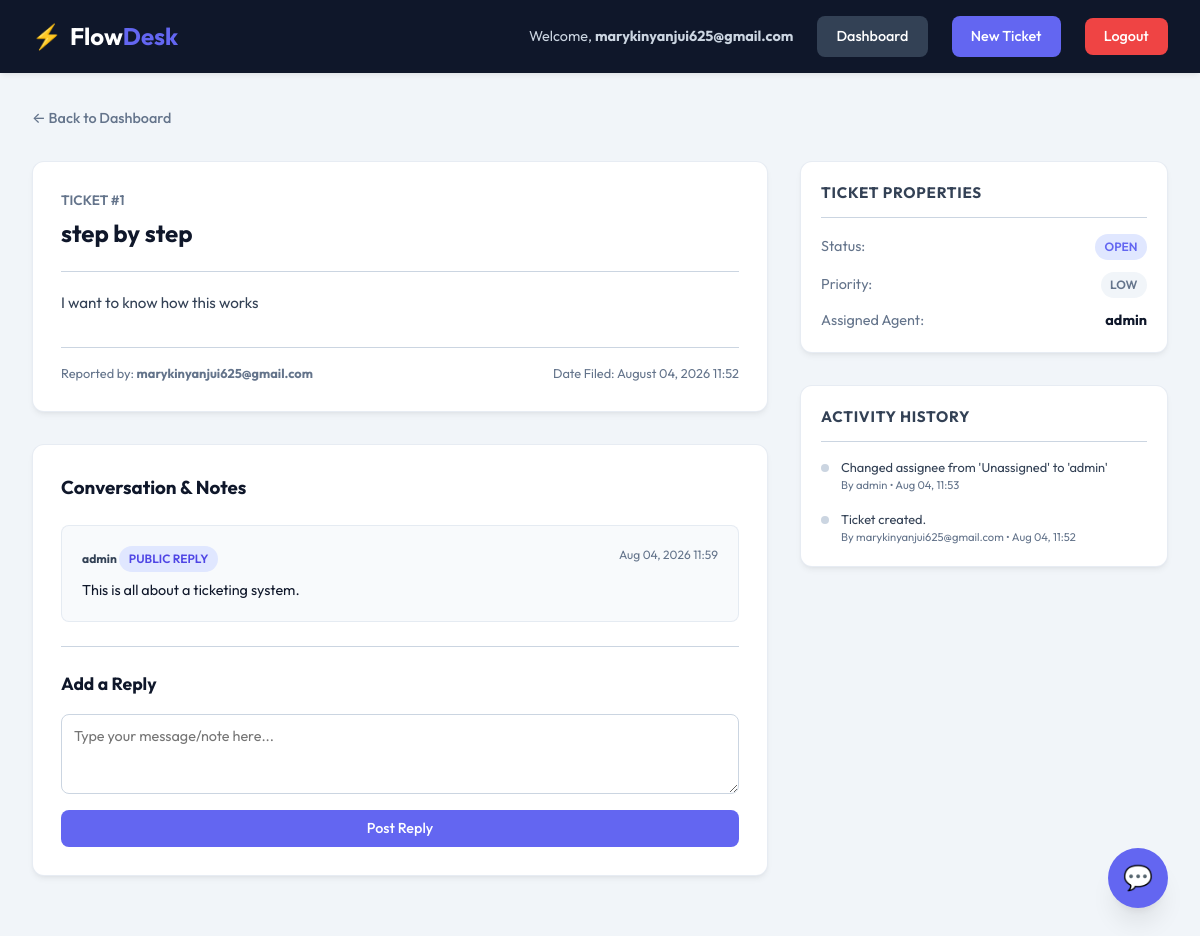
Page /ticket/1/ (signed in) on the committed database.
### tickets/models.py (models this page shows, shortened)
class Ticket(models.Model):
    STATUS_CHOICES = [
        ('open', 'Open'),
        ('pending', 'Pending'),
        ('on_hold', 'On Hold'),
        ('solved', 'Solved'),
    ]
    PRIORITY_CHOICES = [
        ('low', 'Low'),
        ('medium', 'Medium'),
        ('high', 'High'),
        ('urgent', 'Urgent'),
    ]
    title = models.CharField(max_length=200)
    description = models.TextField()
    status = models.CharField(max_length=20, choices=STATUS_CHOICES, default='open')
    priority = models.CharField(max_length=20, choices=PRIORITY_CHOICES, default='medium')
    created_by = models.ForeignKey(User, on_delete=models.CASCADE, related_name='created_tickets')
    assigned_to = models.ForeignKey(User, on_delete=models.SET_NULL, null=True, blank=True, related_name='assigned_tickets')
    created_at = models.DateTimeField(auto_now_add=True)
    updated_at = models.DateTimeField(auto_now=True)
    class Meta:
        ordering = ['-created_at']

class TicketNote(models.Model):
    ticket = models.ForeignKey(Ticket, on_delete=models.CASCADE, related_name='notes')
    author = models.ForeignKey(User, on_delete=models.CASCADE)
    content = models.TextField()
    is_internal = models.BooleanField(default=False)
    created_at = models.DateTimeField(auto_now_add=True)
    class Meta:
        ordering = ['created_at']

class TicketHistory(models.Model):
    ticket = models.ForeignKey(Ticket, on_delete=models.CASCADE, related_name='history')
    changed_by = models.ForeignKey(User, on_delete=models.SET_NULL, null=True)
    change_summary = models.TextField()
    created_at = models.DateTimeField(auto_now_add=True)
    class Meta:
        ordering = ['-created_at']

### tickets/views.py (the view, shortened to what this page needs)
# urls.py: path('ticket/<int:pk>/', views.ticket_detail, name='ticket_detail'),
@login_required
def ticket_detail(request, pk):
    if request.user.is_staff:
        ticket = get_object_or_404(Ticket, pk=pk)
        notes = ticket.notes.all()
    else:
        ticket = get_object_or_404(Ticket, pk=pk, created_by=request.user)
        notes = ticket.notes.filter(is_internal=False)
    history = ticket.history.all()
    note_form = TicketNoteForm()
    update_form = TicketUpdateForm(instance=ticket) if request.user.is_staff else None
    context = {
        'ticket': ticket,
        'notes': notes,
        'history': history,
        'note_form': note_form,
        'update_form': update_form,
    }
    return render(request, 'tickets/ticket_detail.html', context)

### tickets/forms.py
class TicketNoteForm(forms.ModelForm):
    class Meta:
        model = TicketNote
        fields = ['content', 'is_internal']
        widgets = {
            'content': forms.Textarea(attrs={'placeholder': 'Type your message/note here...', 'rows': 3, 'class': 'form-control'}),
            'is_internal': forms.CheckboxInput(attrs={'class': 'form-check-input'}),
        }

### templates/tickets/ticket_detail.html (shortened to what this page needs)
{% extends 'base.html' %}
{% block content %}
<div class="ticket-detail-container">
    <div class="back-link-container">
        <a href="{% url 'dashboard' %}" class="back-link">&larr; Back to Dashboard</a>
    </div>
    <div class="ticket-grid">
        <div class="main-column">
            <div class="detail-card ticket-info-card">
                <div class="ticket-info-header">
                    <span class="detail-ticket-id">Ticket #{{ ticket.id }}</span>
                    <h2 class="detail-ticket-title">{{ ticket.title }}</h2>
                </div>
                <div class="ticket-info-body">
                    <p class="description-text">{{ ticket.description|linebreaksbr }}</p>
                </div>
                <div class="ticket-info-footer">
                    <span>Reported by: <strong>{{ ticket.created_by.username }}</strong></span>
                    <span>Date Filed: {{ ticket.created_at|date:"F d, Y H:i" }}</span>
                </div>
            </div>
            <div class="detail-card discussion-card">
                <h3>Conversation & Notes</h3>
                <div class="notes-list">
                    {% if notes %}
                        {% for note in notes %}
                            <div class="note-item {% if note.is_internal %}note-internal{% else %}note-public{% endif %}">
                                <div class="note-header">
                                    <div class="note-meta">
                                        <span class="note-author">{{ note.author.username }}</span>
                                        {% if note.is_internal %}
                                            <span class="badge badge-internal">Internal Note</span>
                                        {% else %}
                                            <span class="badge badge-public">Public Reply</span>
                                        {% endif %}
                                    </div>
                                    <span class="note-date">{{ note.created_at|date:"M d, Y H:i" }}</span>
                                </div>
                                <div class="note-body">
                                    <p>{{ note.content|linebreaksbr }}</p>
                                </div>
                            </div>
                        {% endfor %}
                    {% else %}
                        <p class="no-notes">No replies or internal notes on this ticket yet.</p>
                    {% endif %}
                </div>
                <div class="add-note-container">
                    <h4>Add a Reply</h4>
                    <form method="post" class="note-form">
                        <div class="form-group">
                            {{ note_form.content }}
                        </div>
                        <button type="submit" name="submit_note" class="btn btn-primary">Post Reply</button>
                    </form>
                </div>
            </div>
        </div>
        <div class="sidebar-column">
            <div class="detail-card sidebar-card metadata-card">
                <h3>Ticket Properties</h3>
                <div class="metadata-rows">
                    <div class="metadata-row">
                        <span class="label">Status:</span>
                        <span class="value">
                            <span class="badge status-badge status-{{ ticket.status }}">
                                {{ ticket.get_status_display }}
                            </span>
                        </span>
                    </div>
                    <div class="metadata-row">
                        <span class="label">Priority:</span>
                        <span class="value">
                            <span class="badge priority-badge priority-{{ ticket.priority }}">
                                {{ ticket.get_priority_display }}
                            </span>
                        </span>
                    </div>
                    <div class="metadata-row">
                        <span class="label">Assigned Agent:</span>
                        <span class="value">
                            {% if ticket.assigned_to %}
                                <strong>{{ ticket.assigned_to.username }}</strong>
                            {% else %}
                                <span class="unassigned">Unassigned</span>
                            {% endif %}
                        </span>
                    </div>
                </div>
            </div>
            <div class="detail-card sidebar-card history-card">
                <h3>Activity History</h3>
                <div class="history-timeline">
                    {% if history %}
                        {% for event in history %}
                            <div class="history-item">
                                <span class="history-dot"></span>
                                <div class="history-content">
                                    <p class="history-desc">{{ event.change_summary }}</p>
                                    <span class="history-meta">By {{ event.changed_by.username|default:"System" }} &bull; {{ event.created_at|date:"M d, H:i" }}</span>
                                </div>
                            </div>
                        {% endfor %}
                    {% else %}
                        <p class="no-history">No activity logged.</p>
                    {% endif %}
                </div>
            </div>
        </div>
    </div>
</div>
{% endblock %}

### templates/base.html (shortened to what this page needs)
{% load static %}
<!DOCTYPE html>
<html lang="en">
<head>
    <link rel="stylesheet" href="{% static 'tickets/style.css' %}">
</head>
<body>
    <div class="app-container">
        <header class="main-header">
            <div class="logo">
                <span class="logo-icon">⚡</span>
                <span class="logo-text">Flow<span class="logo-accent">Desk</span></span>
            </div>
            <nav class="nav-links">
                {% if user.is_authenticated %}
                    <span class="user-greeting">Welcome, <strong>{{ user.username }}</strong> {% if user.is_staff %}(Agent){% endif %}</span>
                    <a href="{% url 'dashboard' %}" class="btn btn-secondary">Dashboard</a>
                    {% if not user.is_staff %}
                        <a href="{% url 'ticket_create' %}" class="btn btn-primary">New Ticket</a>
                    {% endif %}
                    <form action="{% url 'logout' %}" method="post" class="inline-form">
                        <button type="submit" class="btn btn-danger">Logout</button>
                    </form>
                {% else %}
                    <a href="{% url 'login' %}" class="btn btn-secondary">Login</a>
                    <a href="{% url 'signup' %}" class="btn btn-primary">Sign Up</a>
                {% endif %}
            </nav>
        </header>
        <main class="main-content">
            {% block content %}{% endblock %}
        </main>
    </div>
    {% if user.is_authenticated %}
    <div class="chatbot-widget" id="chatbotWidget">
        <button class="chatbot-toggle" id="chatbotToggle" aria-label="Open support chat">
            <span class="chat-icon">💬</span>
        </button>
    </div>
    {% endif %}
</body>
</html>

### rows in the picture
Ticket: id "1", title "step by step", description "I want to know how this works", created_by.username "marykinyanjui625@gmail.com", created_at "August 04, 2026 11:52", status "OPEN", priority "LOW", assigned_to.username "admin"
TicketNote: author.username "admin", is_internal "PUBLIC REPLY", created_at "Aug 04, 2026 11:59", content "This is all about a ticketing system."
TicketHistory: change_summary "Changed assignee from 'Unassigned' to 'admin'", changed_by.username "admin", created_at "Aug 04, 11:53"
TicketHistory: change_summary "Ticket created.", changed_by.username "marykinyanjui625@gmail.com", created_at "Aug 04, 11:52"

### other values in the picture
{{ user.username }} "marykinyanjui625@gmail.com"
